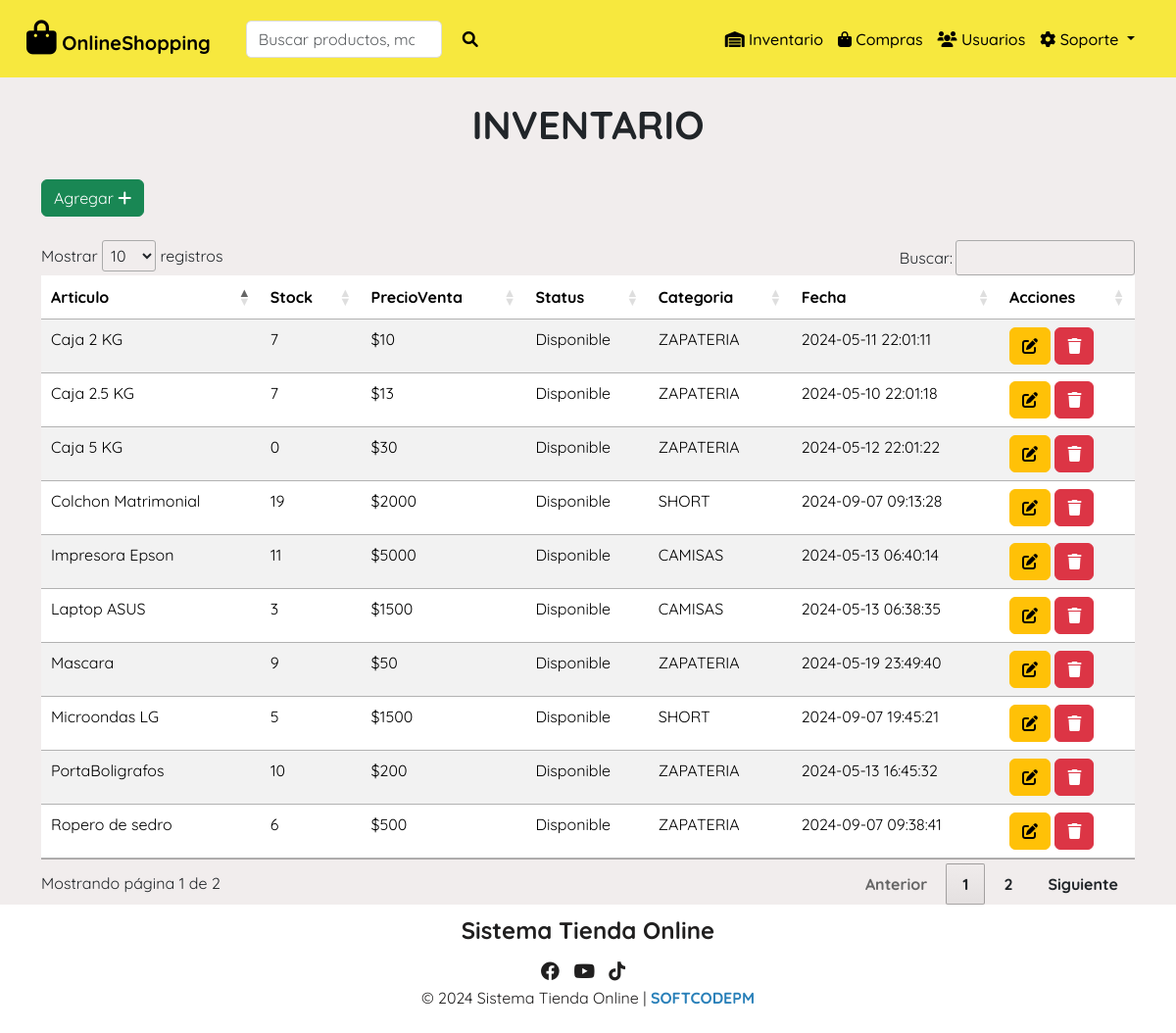
The app's page /views/inventario.php (signed in) with its own data.
### tables this page shows
CREATE TABLE `inventario` (
  `id` int(11) NOT NULL,
  `descripcion` varchar(50) NOT NULL,
  `stock` int(11) NOT NULL,
  `precioVenta` int(11) NOT NULL,
  `status` varchar(50) NOT NULL,
  `id_cat` int(11) NOT NULL,
  `name_file` varchar(350) NOT NULL,
  `fecha` datetime NOT NULL
);

CREATE TABLE `categorias` (
  `id` int(11) NOT NULL,
  `categoria` varchar(50) NOT NULL,
  `fecha` timestamp NOT NULL DEFAULT current_timestamp() ON UPDATE current_timestamp()
);

### views/inventario.php (the view, shortened to what this page needs)
<?php
include "../includes/header.php"; ?>
<div class="col-xs-12">
    <br>
    <center>
        <h1><b>INVENTARIO</b></h1>
    </center>
    <br>
    <div class="container">
        <div class="col-sm-12">
            <div>
                <button type="button" class="btn btn-success" data-bs-toggle="modal" data-bs-target="#agregar"> Agregar
                    <i class="fa fa-plus"></i>
                </button>
            </div>
        </div>
    </div>
    <br>
    <div class="container">
        <div class="table-responsive ">
            <table class=" table table-striped" id="table_id">
                <thead>
                    <tr>
                        <th>Articulo</th>
                        <th>Stock</th>
                        <th>PrecioVenta</th>
                        <th>Status</th>
                        <th>Categoria</th>
                        <th>Fecha</th>
                        <th>Acciones</th>
                    </tr>
                </thead>
                <tbody>
                    <?php
                    require_once("../includes/db.php");
                    $result = mysqli_query($conexion, "SELECT i.id, i.descripcion, i.stock, i.precioVenta, i.status,
                    i.id_cat, i.fecha, c.categoria FROM inventario i INNER JOIN categorias c ON i.id_cat = c.id");
                    while ($fila = mysqli_fetch_assoc($result)) :
                    ?>
                        <tr>
                            <td><?php echo $fila['descripcion']; ?></td>
                            <td><?php echo $fila['stock']; ?></td>
                            <td><?php echo '$' . $fila['precioVenta']; ?></td>
                            <td><?php echo $fila['status']; ?></td>
                            <td><?php echo $fila['categoria']; ?></td>
                            <td><?php echo $fila['fecha']; ?></td>
                            <td>
                                <a href="../includes/editarInv.php?id=<?php echo $fila['id'] ?> " class="btn btn-warning">
                                    <i class="fa fa-edit "></i></a>
                                <a href="../includes/eliminar_inv.php?id=<?php echo $fila['id'] ?> " class="btn btn-danger btn-del">
                                    <i class="fa fa-trash "></i></a>
                            </td>
                        </tr>
                    <?php endwhile; ?>
                </tbody>
            </table>
        </div>
    </div>
    <?php include "../includes/footer.php"; ?>
    </body>
    </html>

### css/style.css (style rules this page uses)
html, body { height: 100%; margin: 0; }
body { font-family: "Quicksand", sans-serif; display: flex; flex-direction: column; background-color: #f1eded; }
a { text-decoration: none; color: white; }
a { color: #2980b9; font-weight: bold; }

### includes/header.php (style rules this page uses)
.container { flex: 1; }

### records on screen
inventario: descripcion "Caja 2 KG", stock "7", precioVenta "10", status "Disponible", categorias.categoria "ZAPATERIA", fecha "2024-05-11 22:01:11"
inventario: descripcion "Caja 2.5 KG", stock "7", precioVenta "13", status "Disponible", categorias.categoria "ZAPATERIA", fecha "2024-05-10 22:01:18"
inventario: descripcion "Caja 5 KG", stock "0", precioVenta "30", status "Disponible", categorias.categoria "ZAPATERIA", fecha "2024-05-12 22:01:22"
inventario: descripcion "Laptop ASUS", stock "3", precioVenta "1500", status "Disponible", categorias.categoria "CAMISAS", fecha "2024-05-13 06:38:35"
inventario: descripcion "Impresora Epson", stock "11", precioVenta "5000", status "Disponible", categorias.categoria "CAMISAS", fecha "2024-05-13 06:40:14"
inventario: descripcion "PortaBoligrafos", stock "10", precioVenta "200", status "Disponible", categorias.categoria "ZAPATERIA", fecha "2024-05-13 16:45:32"
inventario: descripcion "Mascara", stock "9", precioVenta "50", status "Disponible", categorias.categoria "ZAPATERIA", fecha "2024-05-19 23:49:40"
inventario: descripcion "Colchon Matrimonial", stock "19", precioVenta "2000", status "Disponible", categorias.categoria "SHORT", fecha "2024-09-07 09:13:28"
inventario: descripcion "Ropero de sedro", stock "6", precioVenta "500", status "Disponible", categorias.categoria "ZAPATERIA", fecha "2024-09-07 09:38:41"
inventario: descripcion "Microondas LG", stock "5", precioVenta "1500", status "Disponible", categorias.categoria "SHORT", fecha "2024-09-07 19:45:21"
